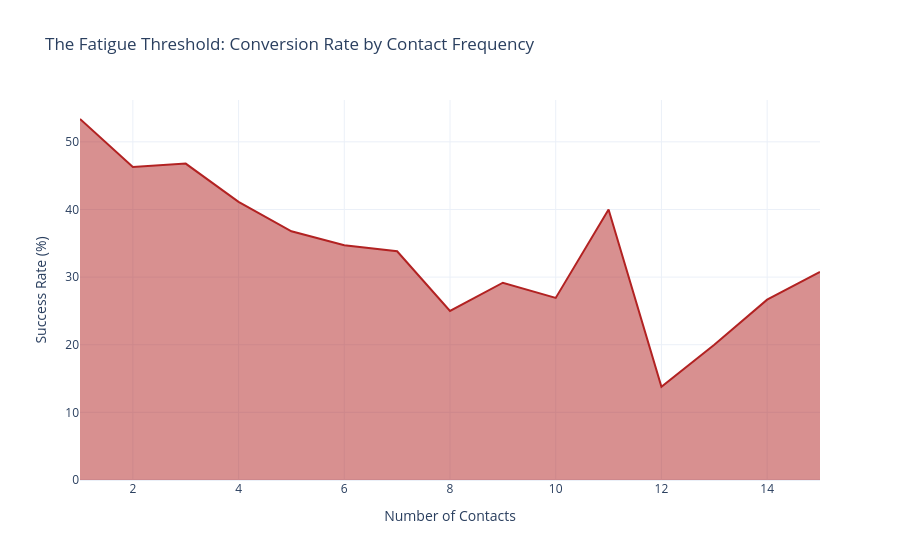

This figure's notebook cell:
### Markdown cell above
## Visualizing Campaign Success Thresholds
**Question:** Can we pinpoint the exact number of contacts where the probability of conversion begins to diminish significantly?

### Code cell
campaign_counts = df.groupby(['campaign', 'deposit']).size().unstack(fill_value=0)
campaign_rates = campaign_counts.div(campaign_counts.sum(axis=1), axis=0)['yes'] * 100

fig = px.area(campaign_rates.reset_index()[:15], x='campaign', y='yes',
              title='The Fatigue Threshold: Conversion Rate by Contact Frequency',
              labels={'campaign': 'Number of Contacts', 'yes': 'Success Rate (%)'})
fig.update_traces(line_color='firebrick')
fig.update_layout(template='plotly_white')
fig.show()

### Figure 1 — Plotly figure (JSON) as saved in the notebook; plotly's stock layout.template omitted (floating-point values rounded to 4 significant figures)
{"data": [{"fillpattern": {"shape": ""}, "hovertemplate": "Number of Contacts=%{x}<br>Success Rate (%)=%{y}<extra></extra>", "legendgroup": "", "line": {"color": "firebrick"}, "marker": {"symbol": "circle"}, "mode": "lines", "name": "", "orientation": "v", "showlegend": false, "stackgroup": "1", "type": "scatter", "x": [1, 2, 3, 4, 5, 6, 7, 8, 9, 10, 11, 12, 13, 14, 15], "xaxis": "x", "y": [53.38, 46.27, 46.78, 41.12, 36.77, 34.72, 33.81, 25.0, 29.17, 26.92, 40.0, 13.79, 20.0, 26.67, 30.77], "yaxis": "y"}], "layout": {"legend": {"tracegroupgap": 0}, "title": {"text": "The Fatigue Threshold: Conversion Rate by Contact Frequency"}, "xaxis": {"anchor": "y", "domain": [0, 1], "title": {"text": "Number of Contacts"}}, "yaxis": {"anchor": "x", "domain": [0, 1], "title": {"text": "Success Rate (%)"}}}}
